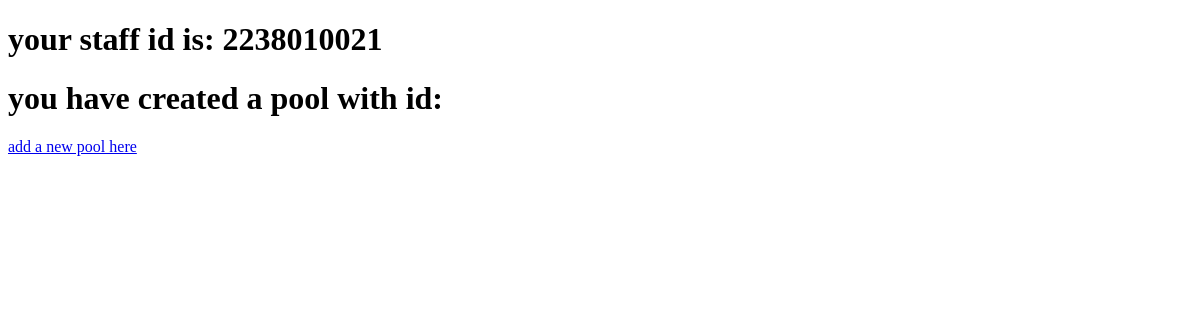
Page /Users/staff/ (signed in) on the earlier database version.
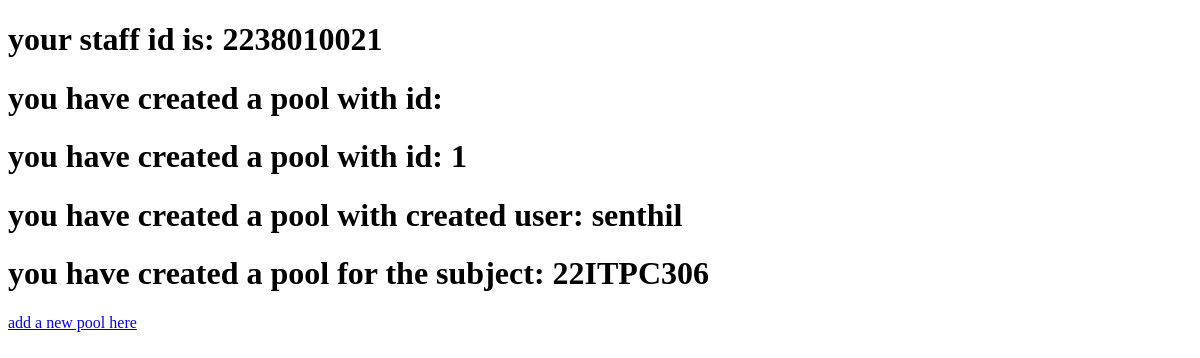
Same page on the later database version.
### user/models.py (models this page shows, shortened)
class attendance_pool(models.Model):
    start_time = models.TimeField()
    end_time = models.TimeField()
    created_by = models.ForeignKey(User, on_delete=models.CASCADE)
    subject = models.ForeignKey(subject,on_delete=models.CASCADE)
    recieved_attendance = models.IntegerField(blank = True,null = False,default=0)
    is_alive = models.BooleanField(null=True,blank=False,default=True)
    latitude = models.DecimalField(max_digits=9, decimal_places=6, null=True, blank=True)
    longitude = models.DecimalField(max_digits=9, decimal_places=6, null=True, blank=True)
    datefield = models.DateTimeField(auto_now=True)

class User(AbstractUser):
    dept = models.CharField(max_length=10, choices=dept_choices, blank=True, null=True)
    sem = models.IntegerField(choices = sem_choices,blank = True,null = True)
    role = models.CharField(max_length=10, choices=role_choices, default="Student", blank=False, null=False)
    userid = models.BigIntegerField(blank = False,null = False)
    class Meta:
        constraints = [
            models.UniqueConstraint(fields=['userid'], name='unique_user_id'),
        ]

class subject(models.Model):
    dept = models.CharField(max_length=45,choices=dept_choices,blank = False,null=False)
    sem = models.IntegerField(choices=sem_choices,blank = False,null=False)
    subject_name = models.CharField(max_length=45,blank=False,null=True)
    subject_code = models.CharField(max_length=10,blank=False,null=True,unique=True)
    type = models.CharField(max_length=45,choices=sub_type_choices,blank=False,null=True)

### user/views.py (the view)
# urls.py: path('staff/',staffs.as_view(),name = "staffs"),
class staffs(View):
    def get(self, request, *args, **kwargs):
        user_id = request.user.userid
        pools = attendance_pool.objects.filter(created_by=request.user)
        template_name = "staffs.html"
        return render(request,template_name, {"user_id":user_id,"pools":pools})

### templates/staffs.html
{% extends 'base.html' %}
{% block content %}
  <h1>your staff id is: {{user_id}}</h1>
  <h1>you have created a pool with id: {{poolid}}</h1>
  {% for pool in pools %}
  <h1>you have created a pool with id: {{pool.id}}</h1>
  <h1>you have created a pool with created user: {{pool.created_by}}</h1>
  <h1>you have created a pool for the subject: {{pool.subject.subject_code}}</h1>
  {% endfor %}
  <a href = '{% url 'add_atendance_pool' %}'>add a new pool here</a>
{% endblock %}

Differences in the rows shown:
added attendance_pool: id "1", created_by "senthil", subject.subject_code "22ITPC306"
